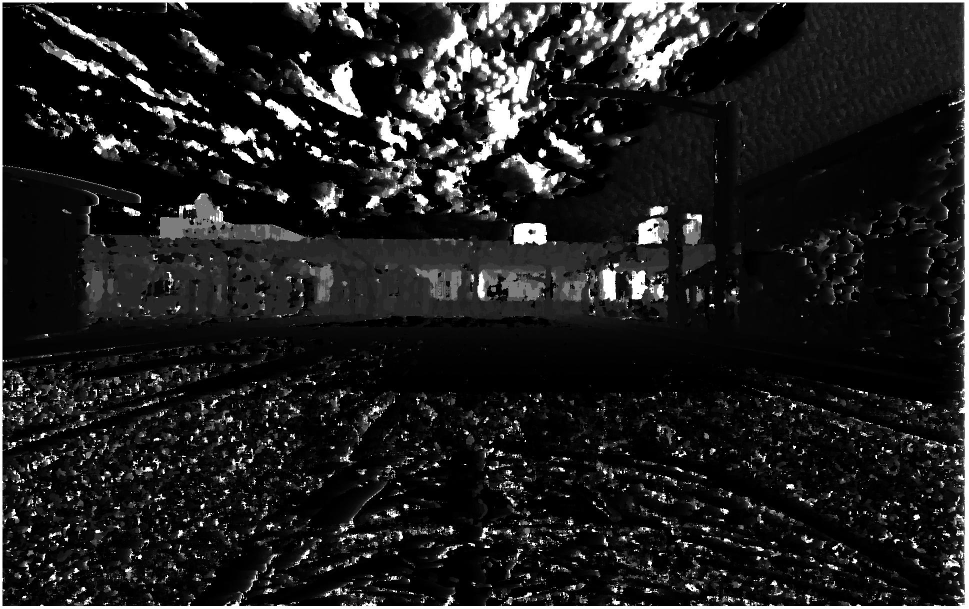
#> input picture depth.jpg, 1937 x 1217 px, given in place of the camera (shown at 1/2 size)
$ python camera_velocity.py
#> lines starting #> are read from the running program, lines starting #| are printed output that depends on the picture; after the words box and inside, x2 and y2 are one past the last pixel; in counts of white or black regions, pixels touching at a corner belong together
import cv2
import numpy as np
import time
import sys

cap = cv2.VideoCapture(0)  # Using a camera instead of a video file
ret, frame1 = cap.read()
#> frame1 is the input picture: shape (1217, 1937, 3); min 0, max 255, mean 31.6

if not ret:
    print("Video cannot be loaded.")
    sys.exit()

prvs = cv2.cvtColor(frame1, cv2.COLOR_BGR2GRAY)
hsv = np.zeros_like(frame1)
hsv[..., 1] = 255

times = []

while True:
    start_time = time.time()  # Start of timing

    ret, frame2 = cap.read()
    if not ret:
        print("Video clip has finished")
        break

    next_frame = cv2.cvtColor(frame2, cv2.COLOR_BGR2GRAY)
    flow = cv2.calcOpticalFlowFarneback(prvs, next_frame, None, 0.3, 2, 10, 3, 5, 1.2, 0)
    mag, ang = cv2.cartToPolar(flow[..., 0], flow[..., 1])
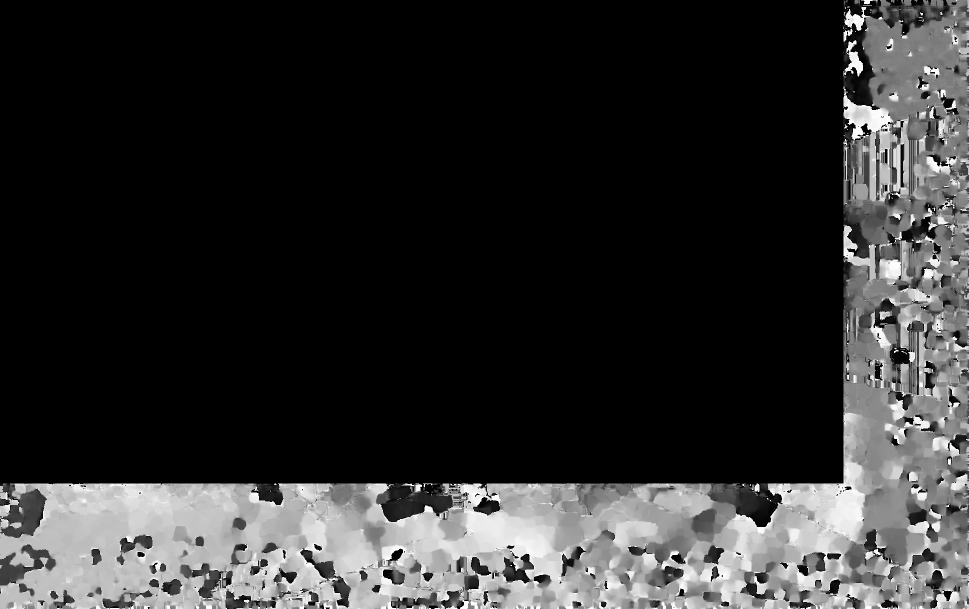
#> ang: shape (1217, 1937) float32 (shown at 1/2 size); min 0, max 6.28, mean 1.14; drawn with min black and max white
    hsv[..., 0] = ang * 180 / np.pi / 2
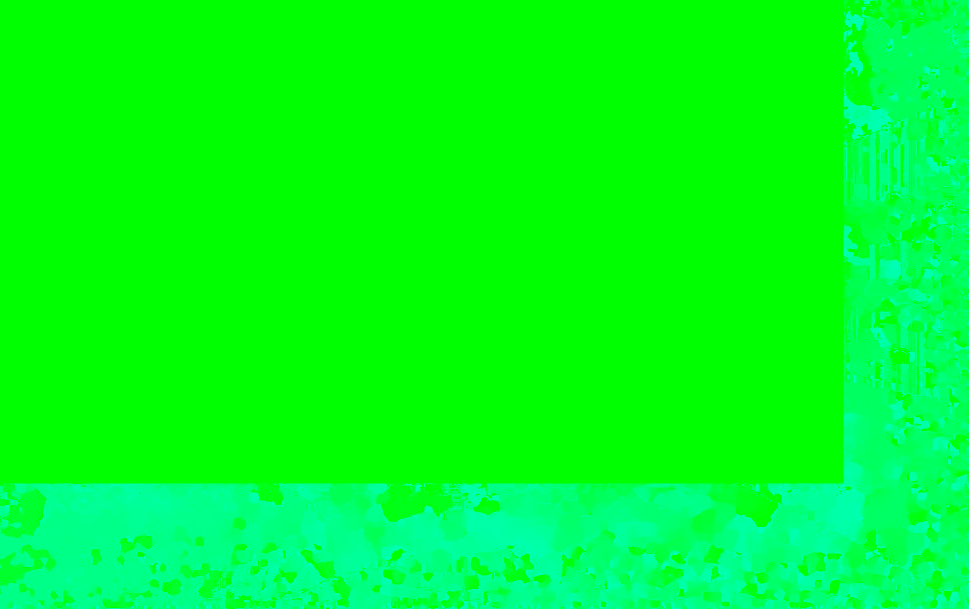
#> hsv: shape (1217, 1937, 3) (shown at 1/2 size); mean of channels 0, 1, 2 32.4, 255, 0; drawn as B, G, R
    hsv[..., 2] = cv2.normalize(mag, None, 0, 255, cv2.NORM_MINMAX)
#> hsv: shape (1217, 1937, 3); 0.18% of pixels changed, all inside (x1, y1, x2, y2) = (0, 0, 1937, 1217)
    bgr = cv2.cvtColor(hsv, cv2.COLOR_HSV2BGR)

    # Contour detection based on flow magnitude
    gray = cv2.cvtColor(bgr, cv2.COLOR_BGR2GRAY)
    _, thresh = cv2.threshold(gray, 25, 255, cv2.THRESH_BINARY)
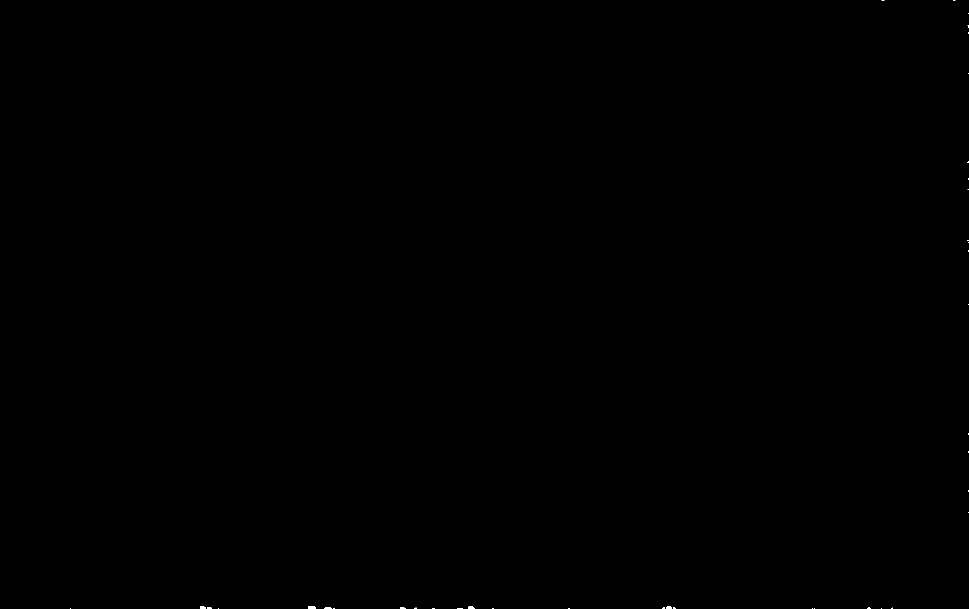
#> thresh: shape (1217, 1937) (shown at 1/2 size); 0.02% white; 41 white regions (34 under 20 px)
    contours, _ = cv2.findContours(thresh, cv2.RETR_EXTERNAL, cv2.CHAIN_APPROX_SIMPLE)
#> contours = 41 contours, 37 with area under 20; largest, box (x1, y1, x2, y2) and area: (616, 1212, 632, 1217) 54, (936, 1212, 949, 1217) 35, (400, 1212, 412, 1217) 33, (1333, 1212, 1343, 1217) 27

    for contour in contours:
        if cv2.contourArea(contour) > 400:  # Variable contour size criterion
            x, y, w, h = cv2.boundingRect(contour)
            cv2.rectangle(frame2, (x, y), (x + w, y + h), (0, 255, 0), 2)
            speed_text = 'v=' + str(int(np.mean(hsv[y:y+h, x:x+w, 2])))  # Approximate velocity
            cv2.putText(frame2, speed_text, (x, y-10), cv2.FONT_HERSHEY_SIMPLEX, 0.9, (0,255,0), 2)
#> this loop made 41 passes
#> contour on passes 1 to 12: [[1762, 1216]], [[1628, 1216], [1629, 1216]], [[1624, 1216]], [[1324, 1216]], [[1136, 1216], [1138, 1216]], [[985, 1216], [986, 1216]], [[914, 1216], [924, 1216]], [[864, 1216], [868, 1216]], [[666, 1216], [669, 1216]], [[436, 1216]], [[140, 1216]], [[1784, 1215], [1783, 1216], [1785, 1216]]

    end_time = time.time()  # End of timing
    times.append(end_time - start_time)

    cv2.imshow('frame', frame2)
    k = cv2.waitKey(30) & 0xff
#> (key Esc is pressed here)
    if k == 27:
        break
    elif k == ord('s'):
        cv2.imwrite('optical_fb.png', frame2)
        cv2.imwrite('optical_hsv.png', bgr)

    prvs = next_frame

cap.release()
cv2.destroyAllWindows()

if times:
    print(f"Average frame processing time: {sum(times) / len(times):.2f} seconds.")
